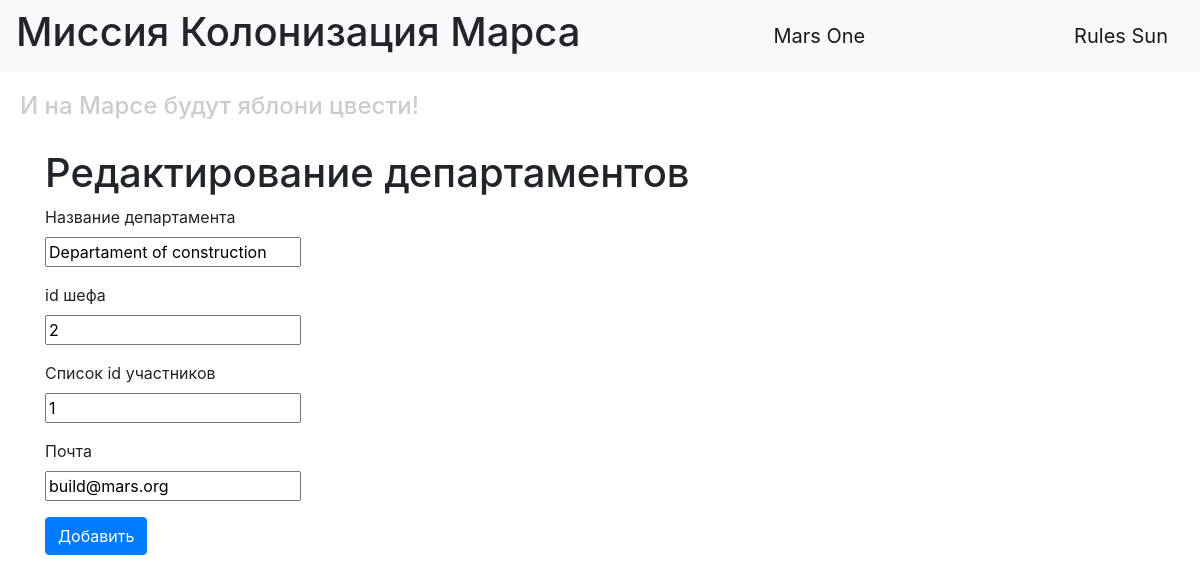
Screenshot of /departments/3 (signed in) with the database file from the repository.
### data/users.py (models this page shows, shortened)
class User(SqlAlchemyBase, UserMixin, SerializerMixin):
    __tablename__ = 'users'
    id = sqlalchemy.Column(sqlalchemy.Integer,
                           primary_key=True, autoincrement=True)
    surname = sqlalchemy.Column(sqlalchemy.String, nullable=True)
    name = sqlalchemy.Column(sqlalchemy.String, nullable=True)
    age = sqlalchemy.Column(sqlalchemy.Integer)
    position = sqlalchemy.Column(sqlalchemy.String, nullable=True)
    speciality = sqlalchemy.Column(sqlalchemy.String, nullable=True)
    address = sqlalchemy.Column(sqlalchemy.String, nullable=True)
    email = sqlalchemy.Column(sqlalchemy.String,
                              index=True, unique=True, nullable=True)
    hashed_password = sqlalchemy.Column(sqlalchemy.String, nullable=True)
    modified_date = sqlalchemy.Column(sqlalchemy.DateTime)
    city_from = sqlalchemy.Column(sqlalchemy.String)

### data/departments.py (models this page shows)
class Departments(SqlAlchemyBase):
    __tablename__ = 'departments'
    id = sqlalchemy.Column(sqlalchemy.Integer,
                           primary_key=True, autoincrement=True)
    title = sqlalchemy.Column(sqlalchemy.String)
    chief = sqlalchemy.Column(sqlalchemy.Integer, sqlalchemy.ForeignKey("users.id"))
    members = sqlalchemy.Column(sqlalchemy.String)
    email = sqlalchemy.Column(sqlalchemy.String)

### main.py (the view, shortened to what this page needs)
@app.route('/departments/<int:id>', methods=['GET', 'POST'])
@login_required
def edit_department(id):
    form = DepartmentForm()
    if request.method == "GET":
        session = db_session.create_session()
        d = session.query(Departments).filter(Departments.id == id,
                                          (Departments.chief == current_user.id)|(current_user.id == 1)).first()
        if d:
            form.title.data = d.title
            form.chief.data = d.chief
            form.members.data = d.members
            form.email.data = d.email
        else:
            abort(404)
    return render_template('adddepartment.html', title='Редактирование департаментов', form=form)

### loginform.py
class DepartmentForm(FlaskForm):
    title = StringField('Название департамента', validators=[DataRequired()])
    chief = IntegerField('id шеф', validators=[DataRequired()])
    members = StringField('Список id участников', validators=[DataRequired()])
    email = StringField('Почта', validators=[DataRequired()])
    submit = SubmitField('Добавить')

### data/db_session.py (called while the page is built)
def create_session() -> Session:
    global __factory
    return __factory()

### main.py (called while the page is built)
@login_manager.user_loader
def load_user(user_id):
    session = db_session.create_session()
    return session.query(User).get(user_id)

### templates/adddepartment.html (shortened to what this page needs)
{% extends "base.html" %}
{% block content %}
    <h1>{{ title }}</h1>
    <form action="" method="post">
        <p>
            {{ form.title.label }}<br>
            {{ form.title }}<br>
        </p>
        <p>
            {{ form.chief.label }}a<br>
            {{ form.chief }}<br>
        </p>
        <p>
            {{ form.members.label }}<br>
            {{ form.members }}<br>
        </p>
        <p>
            {{ form.email.label }}<br>
            {{ form.email }}<br>
        </p>
        <p>{{ form.submit(type="submit", class="btn btn-primary") }}</p>
    </form>
{% endblock %}

### templates/base.html (shortened to what this page needs)
<!DOCTYPE html>
<html lang="en">
<head>
    <link rel="stylesheet" href="https://stackpath.bootstrapcdn.com/bootstrap/4.4.1/css/bootstrap.min.css">
    <link rel="stylesheet" type="text/css" href="/static/css/style.css" />
</head>
  <body>
    <header>
      <nav class="navbar navbar-light bg-light">
          <h1>Миссия Колонизация Марса</h1>
        <a class="navbar-brand" href="#">Mars One</a>
          {% if current_user.is_authenticated %}
    <a class="navbar-brand" href="/logout">{{ current_user.name }} {{ current_user.surname }}</a>
{% else %}
    <p>
        <a class="btn btn-primary " href="/register">Зарегистрироваться</a>
        <a class="btn btn-success" href="/login">Войти</a>
    </p>
{% endif %}
      </nav>
        <h4>И на Марсе будут яблони цвести!</h4>
    </header>
    <main role="main" class="container">
        {% block content %}{% endblock %}
    </main>
  </body>
</html>

### static/css/style.css (style rules this page uses)
h4 { color: #cccccc; padding: 20px; }

### rows the page displays
User: name "Rules", surname "Sun"
Departments: title "Departament of construction", chief "2", members "1", email "build@mars.org"

### other values shown
{{ title }} "Редактирование департаментов"
